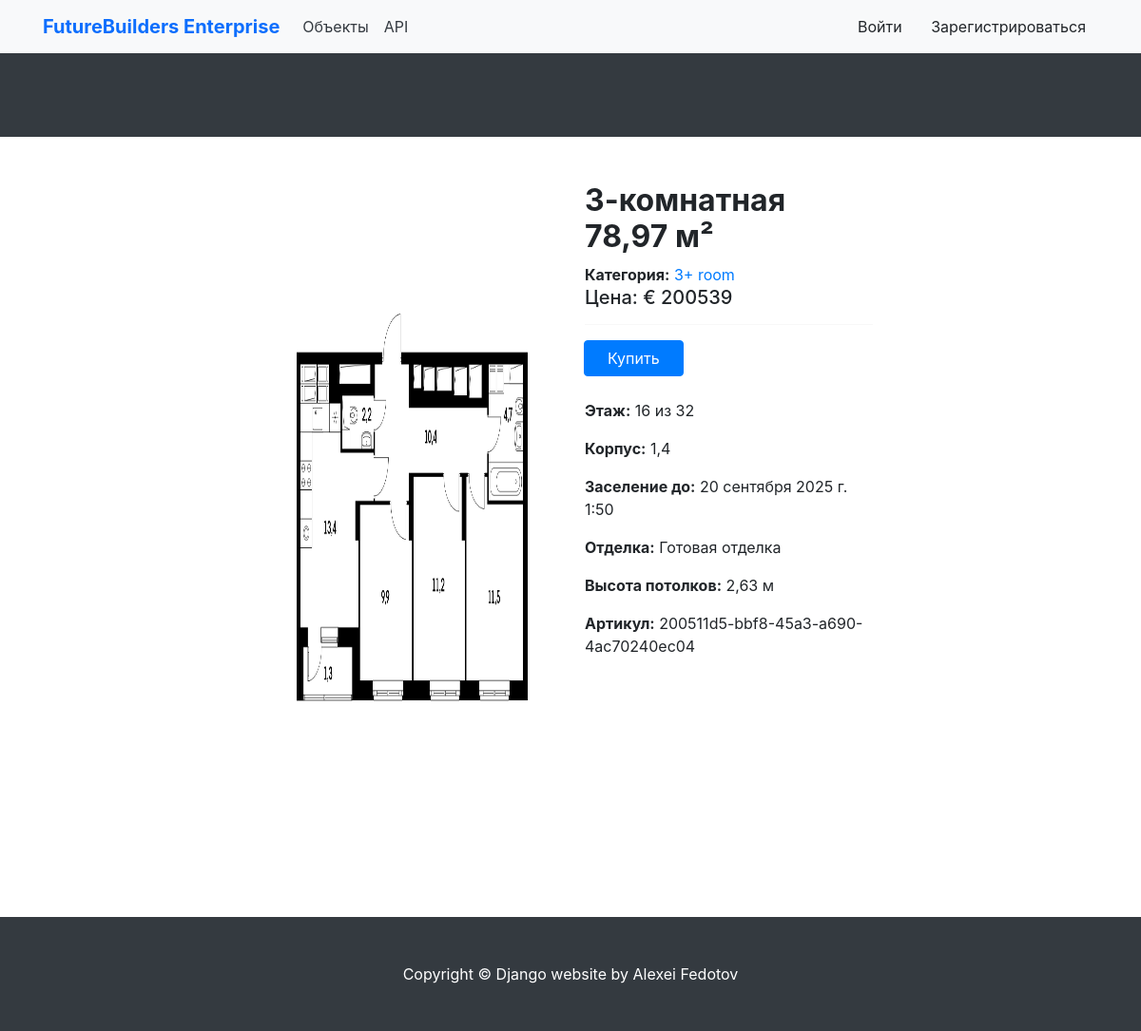
The page /category/3-room/3-komnatnaya-7897-m on the database its author committed.
### shop/models.py (models this page shows, shortened)
class Product(models.Model):
    category = models.ForeignKey(Category, verbose_name='Категория', on_delete=models.CASCADE)
    frame = models.ForeignKey(Frame, verbose_name='Корпус', on_delete=models.CASCADE, null=True)
    floors = models.IntegerField(verbose_name='Этажность', validators=[MaxValueValidator(50), MinValueValidator(1)],
                                 null=True)
    title = models.CharField(max_length=255, verbose_name='Наименование')
    slug = models.SlugField(unique=True)
    area = models.DecimalField(max_digits=4, decimal_places=2, verbose_name='Площадь', null=True)
    image = models.ImageField(verbose_name='Изображение')
    price = models.IntegerField(verbose_name='Цена')
    available = models.BooleanField(default=True, verbose_name='Доступность')
    article = models.UUIDField(default=uuid.uuid4, editable=False, unique=True, verbose_name='Артикул', null=True)
    class Meta:
        verbose_name = 'Квартиры'  # отображение названия в админке
        verbose_name_plural = 'Квартиры'  # отображение названия в админке
        ordering = ('title',)

class Category(models.Model):
    name = models.CharField(max_length=255, verbose_name='Имя категории')
    slug = models.SlugField(unique=True)
    class Meta:
        ordering = ('name',)  # сортировка применяется и в отображении в админке и в шаблонах
        verbose_name = 'Категории'
        verbose_name_plural = 'Категории'
    def __str__(self):
        return self.name
    def get_absolute_url(self):
        return reverse('shop:product_list_by_category', args=[self.slug])

class Frame(models.Model):
    title = models.CharField(max_length=255, verbose_name='Наименование')
    slug = models.SlugField(unique=True)
    number = models.FloatField(verbose_name='Номер корпуса')
    floors = models.IntegerField(verbose_name='Этажность', validators=[MaxValueValidator(50), MinValueValidator(1)])
    available = models.BooleanField(default=True, verbose_name='Доступность')
    ceiling_height = models.FloatField(verbose_name='Высота потолков')
    object = models.ForeignKey(Object, verbose_name='Объект', on_delete=models.CASCADE)
    class Meta:
        verbose_name = 'Корпусы'  # отображение названия в админке
        verbose_name_plural = 'Корпусы'  # отображение названия в админке
        ordering = ('title',)

class Object(models.Model):
    title = models.CharField(max_length=255, verbose_name='Наименование')
    slug = models.SlugField(unique=True)
    image = models.ImageField(verbose_name='Изображение')
    description = models.TextField(verbose_name='Описание', null=True)
    description2 = models.TextField(verbose_name='Описание', null=True)
    available = models.BooleanField(default=True, verbose_name='Доступность')
    address = models.TextField(verbose_name='Адрес')
    date = models.DateTimeField(verbose_name='Заселение до')
    class Meta:
        verbose_name = 'Объекты'  # отображение названия в админке
        verbose_name_plural = 'Объекты'  # отображение названия в админке
        ordering = ('title',)

### shop/views.py (the view, shortened to what this page needs)
# urls.py: path('category/<slug:category_slug>/<slug:slug>', ProductDetailView.as_view(), name='product_detail'),
class ProductDetailView(DataMixin, DetailView):
    model = Product
    context_object_name = 'product'
    template_name = 'shop/product/detail.html'
    def get_context_data(self, **kwargs):
        context = super().get_context_data(**kwargs)
        context['category'] = get_object_or_404(Category, slug=self.kwargs['category_slug'])
        context['review_form'] = ReviewForm()
        context['cart_product_form'] = CartAddProductForm()
        context = self.get_user_context(**context)
        return context

### cart/cart_services.py (called while the page is built)
    def get_cart(self) -> Dict[str, Dict[str, Union[str, int]]]:
        return self.session.get(settings.CART_ID, {})

### cart/context_processors.py (called while the page is built)
def get_cart_total_price(request):
    cart = Cart(request)
    cart_total_price = sum(Decimal(item['price']) * item['quantity'] for item in cart.get_cart().values())
    return {
        'cart_total_price': cart_total_price
    }

### shop/context_processors.py (called while the page is built)
def get_categories_from_shop(request):
    categories = Category.objects.all()
    return {'categories': categories}

### shop/utils.py (called while the page is built)
    def get_user_context(self, **kwargs):
        context = kwargs
        categories = Category.objects.all()
        context['categories'] = categories
        return context

### shop/templates/shop/product/detail.html (shortened to what this page needs)
{% extends "shop/base.html" %}
{% load static %}
{% block content %}
    <br>
    <div class="card shadow-custom border-0 col-lg-8 mx-auto">
        <div class="row justify-content-center">
            <div class="col-lg-6">
                <img src="{{ product.image.url }}" alt="" class="img-fluid rounded-0" style="width: 950px; height: 773px;">
            </div>
            <div class="col-lg-6" style="width: 458px; height: 600px;">
                <div class="top">
                    <h2 class="mt-4 font-weight-bold text-grey">{{ product.title }}</h2>
                    <div>
                        <span class="font-weight-bold text-grey">Категория:</span>
                        <a href="{{ product.category.get_absolute_url }}"> {{ product.category }}</a>
                    </div>
                    <div>
                        <span class="font-weight-bold text-grey"> <h5>Цена: <span class="price">€ {{ product.price }}</span> </h5></span>
                    </div>
                </div>
                <hr>
                {% if product.available %}
                <div class="mb-4">
                    <form id="cart-add-form" action="{% url 'cart:cart_add' product.id %}" method="post">
                        <div class="input-group-append">
                            <button class="btn btn-primary px-4 reduce_padding" type="submit" data-toggle="tooltip" data-placement="top" title="Buy">
                                Купить
                            </button>
                        </div>
                    </form>
                </div>
                {% endif %}
                <div class="additional-info">
                    <p><strong>Этаж:</strong> {{ product.floors }} из {{ product.frame.floors }}</p>
                    <p><strong>Корпус:</strong> {{ product.frame.number }}</p>
                    <p><strong>Заселение до:</strong> {{ product.frame.object.date }}</p>
                    <p><strong>Отделка:</strong> Готовая отделка </p>
                    <p><strong>Высота потолков:</strong> {{ product.frame.ceiling_height }} м</p>
                    <p><strong>Артикул:</strong> {{ product.article }}</p>
                </div>
            </div>
        </div>
    </div>
{% endblock %}

### shop/static/shop/css/base.css (style rules this page uses)
body { margin:0; padding:0; font-family:helvetica, sans-serif; }
h1, h2, h3, h4, h5 , h6 { font-family: 'Ubuntu', sans-serif; font-weight:normal; }
a { text-decoration:none; color:#5993bb; }

### rows shown on the page
Product: image (picture), title "3-комнатная 78,97 м²", category "3+ room", price "200539", floors "16", frame.floors "32", frame.number "1,4", frame.object "20 сентября 2025 г. 1:50", frame.ceiling_height "2,63", article "200511d5-bbf8-45a3-a690-4ac70240ec04"
